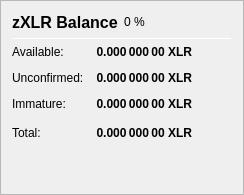
                   <widget class="QFrame" name="frame_ZerocoinBalances">
                    <property name="frameShape">
                     <enum>QFrame::StyledPanel</enum>
                    </property>
                    <property name="frameShadow">
                     <enum>QFrame::Raised</enum>
                    </property>
                    <layout class="QVBoxLayout" name="verticalLayout_7">
                     <item>
                      <layout class="QHBoxLayout" name="horizontalLayout_8" stretch="0,0,0">
                       <item>
                        <widget class="QLabel" name="label_5z_3">
                         <property name="minimumSize">
                          <size>
                           <width>0</width>
                           <height>20</height>
                          </size>
                         </property>
                         <property name="font">
                          <font>
                           <pointsize>12</pointsize>
                           <weight>75</weight>
                           <bold>true</bold>
                          </font>
                         </property>
                         <property name="text">
                          <string>zXLR Balance</string>
                         </property>
                        </widget>
                       </item>
                       <item>
                        <widget class="QLabel" name="labelzXLRPercent">
                         <property name="text">
                          <string notr="true">0 %</string>
                         </property>
                        </widget>
                       </item>
                       <item>
                        <spacer name="horizontalSpacer_11">
                         <property name="orientation">
                          <enum>Qt::Horizontal</enum>
                         </property>
                         <property name="sizeHint" stdset="0">
                          <size>
                           <width>40</width>
                           <height>20</height>
                          </size>
                         </property>
                        </spacer>
                       </item>
                      </layout>
                     </item>
                     <item>
                      <widget class="Line" name="line_ZerocoinBalance">
                       <property name="minimumSize">
                        <size>
                         <width>0</width>
                         <height>1</height>
                        </size>
                       </property>
                       <property name="maximumSize">
                        <size>
                         <width>16777215</width>
                         <height>1</height>
                        </size>
                       </property>
                       <property name="orientation">
                        <enum>Qt::Horizontal</enum>
                       </property>
                      </widget>
                     </item>
                     <item>
                      <layout class="QGridLayout" name="gridLayout_5">
                       <property name="spacing">
                        <number>12</number>
                       </property>
                       <item row="1" column="0">
                        <widget class="QLabel" name="labelzBalanceMatureText">
                         <property name="toolTip">
                          <string>Mature: more than 20 confirmation and more than 1 mint of the same denomination after it was minted.
These zXLR are spendable.</string>
                         </property>
                         <property name="text">
                          <string>Available:</string>
                         </property>
                        </widget>
                       </item>
                       <item row="1" column="1">
                        <widget class="QLabel" name="labelzBalanceMature">
                         <property name="font">
                          <font>
                           <weight>75</weight>
                           <bold>true</bold>
                          </font>
                         </property>
                         <property name="toolTip">
                          <string>Mature: more than 20 confirmation and more than 1 mint of the same denomination after it was minted.
These zXLR are spendable.</string>
                         </property>
                         <property name="text">
                          <string notr="true">0.000 000 00 XLR</string>
                         </property>
                         <property name="alignment">
                          <set>Qt::AlignRight|Qt::AlignTrailing|Qt::AlignVCenter</set>
                         </property>
                        </widget>
                       </item>
                       <item row="2" column="0">
                        <widget class="QLabel" name="labelzBalanceUnconfirmedText">
                         <property name="toolTip">
                          <string>Unconfirmed: less than 20 confirmations
Immature: confirmed, but less than 1 mint of the same denomination after it was minted</string>
                         </property>
                         <property name="text">
                          <string>Unconfirmed:</string>
                         </property>
                        </widget>
                       </item>
                       <item row="2" column="1">
                        <widget class="QLabel" name="labelzBalanceUnconfirmed">
                         <property name="font">
                          <font>
                           <weight>75</weight>
                           <bold>true</bold>
                          </font>
                         </property>
                         <property name="toolTip">
                          <string>Unconfirmed: less than 20 confirmations
Immature: confirmed, but less than 1 mint of the same denomination after it was minted</string>
                         </property>
                         <property name="text">
                          <string notr="true">0.000 000 00 XLR</string>
                         </property>
                         <property name="alignment">
                          <set>Qt::AlignRight|Qt::AlignTrailing|Qt::AlignVCenter</set>
                         </property>
                        </widget>
                       </item>
                       <item row="3" column="0">
                        <widget class="QLabel" name="labelzBalanceImmatureText">
                         <property name="toolTip">
                          <string>Unconfirmed: less than 20 confirmations
Immature: confirmed, but less than 1 mint of the same denomination after it was minted</string>
                         </property>
                         <property name="text">
                          <string>Immature:</string>
                         </property>
                        </widget>
                       </item>
                       <item row="3" column="1">
                        <widget class="QLabel" name="labelzBalanceImmature">
                         <property name="font">
                          <font>
                           <weight>75</weight>
                           <bold>true</bold>
                          </font>
                         </property>
                         <property name="toolTip">
                          <string>Unconfirmed: less than 20 confirmations
Immature: confirmed, but less than 1 mint of the same denomination after it was minted</string>
                         </property>
                         <property name="text">
                          <string notr="true">0.000 000 00 XLR</string>
                         </property>
                         <property name="alignment">
                          <set>Qt::AlignRight|Qt::AlignTrailing|Qt::AlignVCenter</set>
                         </property>
                        </widget>
                       </item>
                       <item row="4" column="0">
                        <widget class="QLabel" name="labelzBalanceText">
                         <property name="toolTip">
                          <string>Your current zXLR balance, unconfirmed and immature zXLR included.</string>
                         </property>
                         <property name="text">
                          <string>Total:</string>
                         </property>
                        </widget>
                       </item>
                       <item row="4" column="1">
                        <widget class="QLabel" name="labelzBalance">
                         <property name="font">
                          <font>
                           <weight>75</weight>
                           <bold>true</bold>
                          </font>
                         </property>
                         <property name="cursor">
                          <cursorShape>IBeamCursor</cursorShape>
                         </property>
                         <property name="toolTip">
                          <string>Your current zXLR balance, unconfirmed and immature zXLR included.</string>
                         </property>
                         <property name="text">
                          <string notr="true">0.000 000 00 XLR</string>
                         </property>
                         <property name="alignment">
                          <set>Qt::AlignRight|Qt::AlignTrailing|Qt::AlignVCenter</set>
                         </property>
                         <property name="textInteractionFlags">
                          <set>Qt::LinksAccessibleByMouse|Qt::TextSelectableByKeyboard|Qt::TextSelectableByMouse</set>
                         </property>
                        </widget>
                       </item>
                       <item row="4" column="2">
                        <spacer name="horizontalSpacer_4">
                         <property name="orientation">
                          <enum>Qt::Horizontal</enum>
                         </property>
                         <property name="sizeHint" stdset="0">
                          <size>
                           <width>40</width>
                           <height>20</height>
                          </size>
                         </property>
                        </spacer>
                       </item>
                      </layout>
                     </item>
                     <item>
                      <spacer name="verticalSpacer_4">
                       <property name="orientation">
                        <enum>Qt::Vertical</enum>
                       </property>
                       <property name="sizeHint" stdset="0">
                        <size>
                         <width>20</width>
                         <height>40</height>
                        </size>
                       </property>
                      </spacer>
                     </item>
                    </layout>
                   </widget>
